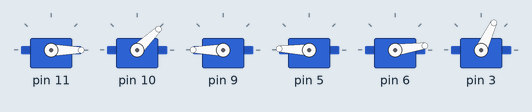
Recording of a sketch running on a simulated Arduino Uno, built with avr-gcc and run on an emulated ATmega328P. Shown: 6 × servo.

Above: at 6.17 s.
At 10.19 s:
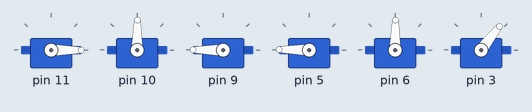
At 13.14 s:
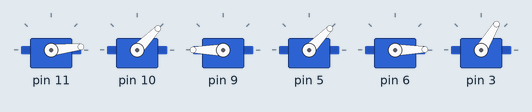
At 21.45 s:
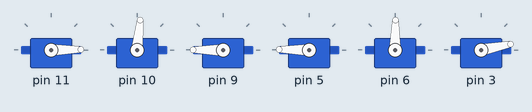
At 29.08 s:
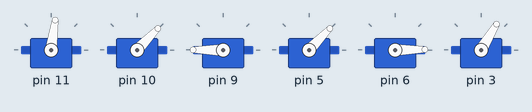
At 36.7 s:
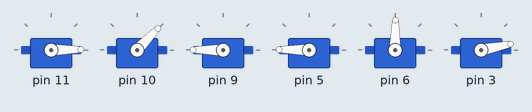
Timing chart, 0 to 40.0 s (numbered marks = the images above):
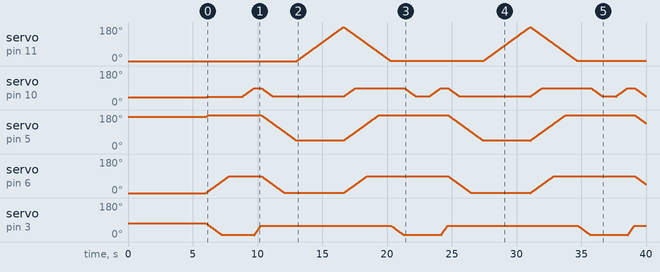

The sketch:

takethesponge.ino
```cpp
/*
  takethesponge.ino

 This example commands to the Braccio to take a sponge from the table and it shows to the user

 Created on 18 Nov 2015
 by Andrea Martino

 This example is in the public domain.
*/

#include <Braccio.h>
#include <Servo.h>


Servo base;
Servo shoulder;
Servo elbow;
Servo wrist_rot;
Servo wrist_ver;
Servo gripper;


void setup() {
  //Initialization functions and set up the initial position for Braccio
  //All the servo motors will be positioned in the "safety" position:
  //Base (M1):90 degrees
  //Shoulder (M2): 45 degrees
  //Elbow (M3): 180 degrees
  //Wrist vertical (M4): 180 degrees
  //Wrist rotation (M5): 90 degrees
  //gripper (M6): 10 degrees
  Braccio.begin();
}

void loop() {
  /*
  Step Delay: a milliseconds delay between the movement of each servo.  Allowed values from 10 to 30 msec.
  M1=base degrees. Allowed values from 0 to 180 degrees
  M2=shoulder degrees. Allowed values from 15 to 165 degrees
  M3=elbow degrees. Allowed values from 0 to 180 degrees
  M4=wrist vertical degrees. Allowed values from 0 to 180 degrees
  M5=wrist rotation degrees. Allowed values from 0 to 180 degrees
  M6=gripper degrees. Allowed values from 10 to 73 degrees. 10: the toungue is open, 73: the gripper is closed.
  */

  //Starting position
                      //(step delay  M1 , M2 , M3 , M4 , M5 , M6);
  Braccio.ServoMovement(20,           0,  45, 180, 180,  90,  10);

  //Wait 1 second
  delay(1000);

  //The braccio moves to the sponge. Only the M2 servo will moves
  Braccio.ServoMovement(20,           0,  90, 180, 180,  90,   10);

  //Close the gripper to take the sponge. Only the M6 servo will moves
  Braccio.ServoMovement(10,           0,  90, 180, 180,  90,  60 );

  //Brings the sponge upwards.
  Braccio.ServoMovement(20,         0,   45, 180,  45,  0, 60);

  //Show the sponge. Only the M1 servo will moves
  Braccio.ServoMovement(20,         180,  45, 180,   45,   0,  60);

  //Return to the start position.
  Braccio.ServoMovement(20,         0,   90, 180,  180,  90, 60);

  //Open the gripper
  Braccio.ServoMovement(20,         0,   90, 180,  180,  90, 10 );


}
```
